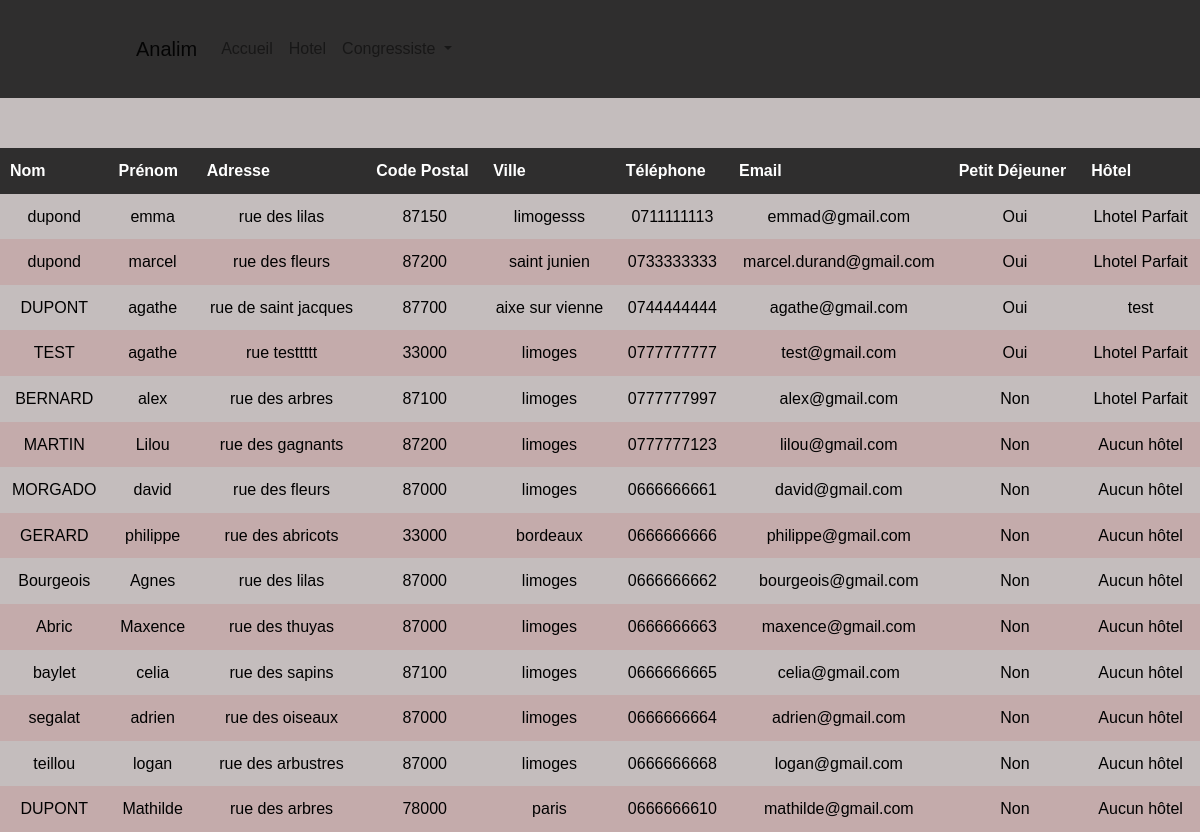
Screenshot of /controleur/listeCongressiste.php with the database file from the repository.
### tables this page shows
CREATE TABLE IF NOT EXISTS `congressiste` (
  `id` int(11) NOT NULL AUTO_INCREMENT,
  `nom` varchar(50) NOT NULL,
  `prenom` varchar(50) NOT NULL,
  `adresse` varchar(100) NOT NULL,
  `mail` varchar(50) NOT NULL,
  `petitDej` tinyint(1) DEFAULT NULL,
  `ville` varchar(100) NOT NULL,
  `tel` varchar(50) NOT NULL,
  `codePostal` varchar(50) NOT NULL,
  `id_Hotel` int(11) DEFAULT NULL,
  `id_Organisme` int(11) DEFAULT NULL,
  `nbEtoilesVoulues` int(11) NOT NULL,
  PRIMARY KEY (`id`),
  KEY `Congressiste_Hotel_FK` (`id_Hotel`),
  KEY `Congressiste_Organisme0_FK` (`id_Organisme`)
);

CREATE TABLE IF NOT EXISTS `hotel` (
  `id` int(11) NOT NULL AUTO_INCREMENT,
  `nomHotel` varchar(50) NOT NULL,
  `prixParticipant` double NOT NULL,
  `prixPetitDej` double NOT NULL,
  `adresseHotel` varchar(50) NOT NULL,
  `ville` varchar(50) NOT NULL,
  `codePostal` varchar(50) NOT NULL,
  `nbEtoiles` int(11) NOT NULL,
  `nbChambresPrises` int(11) NOT NULL,
  `nbChambresTotales` int(11) NOT NULL,
  PRIMARY KEY (`id`)
);

### controleur/listeCongressiste.php (called while the page is built)
<?php
require "./modele/fonctionCongressiste.php";
include "./vue/entete.php";
include "./vue/vueListeCongressiste.php";
include "./vue/pied.php"
?>

### modele/bdd.php (called while the page is built)
<?php
$login = "root";
$mdp = "";
$bd = "analim";
$serveur = "localhost";
try {
    $conn = new PDO("mysql:host=$serveur;dbname=$bd", $login, $mdp, array(PDO::MYSQL_ATTR_INIT_COMMAND => 'SET NAMES \'UTF8\''));
    $conn->setAttribute(PDO::ATTR_ERRMODE, PDO::ERRMODE_EXCEPTION);
    return $conn;
} catch (PDOException $e) {
    print "Erreur de connexion PDO ";
    die();
}

### modele/fonctionCongressiste.php (called while the page is built, shortened)
<?php
class Congressiste {
    public function getAllCongressistes2() {
        include "bdd.php";
        $sql = "SELECT c.nom, c.prenom, c.adresse, c.codePostal, c.ville, c.tel, c.mail, c.petitDej,
                       h.nomHotel AS hotel
                FROM congressiste c
                LEFT JOIN hotel h ON c.id_Hotel = h.id";
        $stmt = $conn->prepare($sql);
        $stmt->execute();
        return $stmt->fetchAll(PDO::FETCH_OBJ);
    }
}
?>

### vue/vueListeCongressiste.php (the view)
<?php
$congressiste = new Congressiste();
$resultat = $congressiste->getAllCongressistes2();
?>
<div class="tabCard">
    <div class="tabCardbg">
        <table class="table-css">
            <thead>
                <tr>
                    <th>Nom</th>
                    <th>Prénom</th>
                    <th>Adresse</th>
                    <th>Code Postal</th>
                    <th>Ville</th>
                    <th>Téléphone</th>
                    <th>Email</th>
                    <th>Petit Déjeuner</th>
                    <th>Hôtel</th>
                </tr>
            </thead>
            <tbody>
                <?php foreach ($resultat as $row): ?>
                    <tr>
                        <td><?php echo $row->nom; ?></td>
                        <td><?php echo $row->prenom; ?></td>
                        <td><?php echo $row->adresse; ?></td>
                        <td><?php echo $row->codePostal; ?></td>
                        <td><?php echo $row->ville; ?></td>
                        <td><?php echo $row->tel; ?></td>
                        <td><?php echo $row->mail; ?></td>
                        <td><?php echo $row->petitDej == 1 ? 'Oui' : 'Non'; ?></td>
                        <td><?php echo isset($row->hotel) ? $row->hotel : "Aucun hôtel"; ?></td>
                    </tr>
                <?php endforeach; ?>
            </tbody>
        </table>
    </div>
</div>

### vue/entete.php (shortened to what this page needs)
<!DOCTYPE html>
<html lang="fr">
<head>
    <link href="https://stackpath.bootstrapcdn.com/bootstrap/4.3.1/css/bootstrap.min.css" rel="stylesheet">
    <link href="./style.css" rel="stylesheet">
</head>
<body>
<header>
    <nav class="navbar navbar-expand-lg navbar-light">
        <a class="navbar-brand" href="#">Analim</a>
        <div class="collapse navbar-collapse" id="navbarNav">
            <ul class="navbar-nav mr-auto">
                <li class="nav-item">
                    <a class="nav-link" href="?action=Accueil">Accueil</a>
                </li>
                <li class="nav-item">
                    <a class="nav-link" href="?action=hotel">Hotel</a>
                </li>
                <li class="nav-item dropdown">
                    <a class="nav-link dropdown-toggle" href="#" id="navbarDropdown" role="button" data-toggle="dropdown" aria-haspopup="true" aria-expanded="false">
                        Congressiste <i class="fas fa-users"></i>
                    </a>
                </li>
            </ul>
        </div>
    </nav>
</header>
</body>
</html>

### vue/pied.php (shortened to what this page needs)
</body>

### style.css (style rules this page uses)
* { margin: 0; padding: 0; box-sizing: border-box; }
header { display: flex; justify-content: space-between; align-items: center; padding: 20px 10%; background-color: #2f2e2e; }
header ul { display: flex; justify-content: space-between; list-style: none; }
header ul li a { text-decoration: none; color: #fff; padding: 10px 20px; border-radius: 5px; transition: 0.5s; }
body { font-family: 'Poppins', sans-serif; background-color: #c4bdbd; color: #000; line-height: 1.6; font-size: 16px; }
table { width: 100%; border-collapse: collapse; margin-top: 50px; }
table th { background-color: #2f2e2e; color: #fff; padding: 10px; }
table td { text-align: center; padding: 10px; }
table tr:nth-child(even) { background-color: #c4abab; }

### rows the page displays
congressiste: nom "dupond", prenom "emma", adresse "rue des lilas", codePostal "87150", ville "limogesss", tel "0711111113", mail "emmad@gmail.com", petitDej "Oui", id_Hotel.nomHotel "Lhotel Parfait"
congressiste: nom "dupond", prenom "marcel", adresse "rue des fleurs", codePostal "87200", ville "saint junien", tel "0733333333", mail "marcel.durand@gmail.com", petitDej "Oui", id_Hotel.nomHotel "Lhotel Parfait"
congressiste: nom "DUPONT", prenom "agathe", adresse "rue de saint jacques", codePostal "87700", ville "aixe sur vienne", tel "0744444444", mail "agathe@gmail.com", petitDej "Oui", id_Hotel.nomHotel "test"
congressiste: nom "TEST", prenom "agathe", adresse "rue testtttt", codePostal "33000", ville "limoges", tel "0777777777", mail "test@gmail.com", petitDej "Oui", id_Hotel.nomHotel "Lhotel Parfait"
congressiste: nom "BERNARD", prenom "alex", adresse "rue des arbres", codePostal "87100", ville "limoges", tel "0777777997", mail "alex@gmail.com", petitDej "Non", id_Hotel.nomHotel "Lhotel Parfait"
congressiste: nom "MARTIN", prenom "Lilou", adresse "rue des gagnants", codePostal "87200", ville "limoges", tel "0777777123", mail "lilou@gmail.com", shows "Non", shows "Aucun hôtel"
congressiste: nom "MORGADO", prenom "david", adresse "rue des fleurs", codePostal "87000", ville "limoges", tel "0666666661", mail "david@gmail.com", petitDej "Non", shows "Aucun hôtel"
congressiste: nom "GERARD", prenom "philippe", adresse "rue des abricots", codePostal "33000", ville "bordeaux", tel "0666666666", mail "philippe@gmail.com", petitDej "Non", shows "Aucun hôtel"
congressiste: nom "Bourgeois", prenom "Agnes", adresse "rue des lilas", codePostal "87000", ville "limoges", tel "0666666662", mail "bourgeois@gmail.com", petitDej "Non", shows "Aucun hôtel"
congressiste: nom "Abric", prenom "Maxence", adresse "rue des thuyas", codePostal "87000", ville "limoges", tel "0666666663", mail "maxence@gmail.com", petitDej "Non", shows "Aucun hôtel"
congressiste: nom "baylet", prenom "celia", adresse "rue des sapins", codePostal "87100", ville "limoges", tel "0666666665", mail "celia@gmail.com", petitDej "Non", shows "Aucun hôtel"
congressiste: nom "segalat", prenom "adrien", adresse "rue des oiseaux", codePostal "87000", ville "limoges", tel "0666666664", mail "adrien@gmail.com", petitDej "Non", shows "Aucun hôtel"
congressiste: nom "teillou", prenom "logan", adresse "rue des arbustres", codePostal "87000", ville "limoges", tel "0666666668", mail "logan@gmail.com", petitDej "Non", shows "Aucun hôtel"
congressiste: nom "DUPONT", prenom "Mathilde", adresse "rue des arbres", codePostal "78000", ville "paris", tel "0666666610", mail "mathilde@gmail.com", petitDej "Non", shows "Aucun hôtel"
